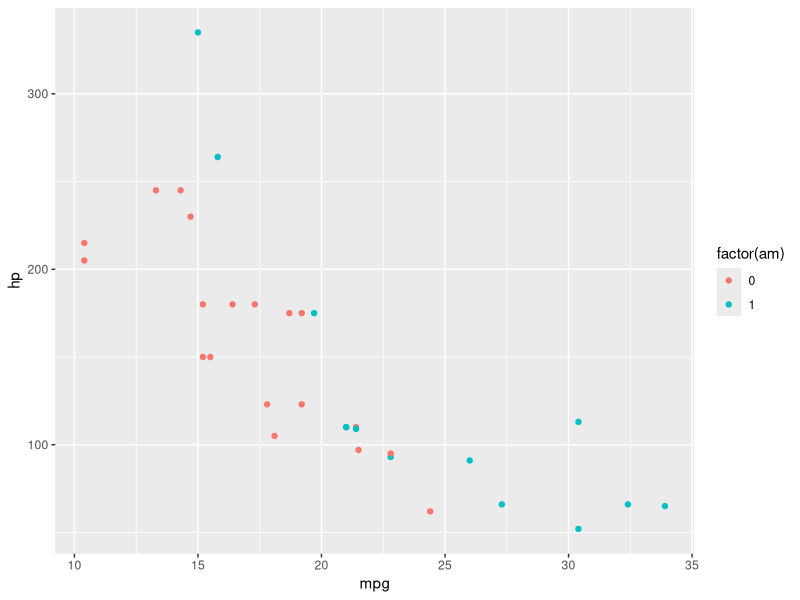
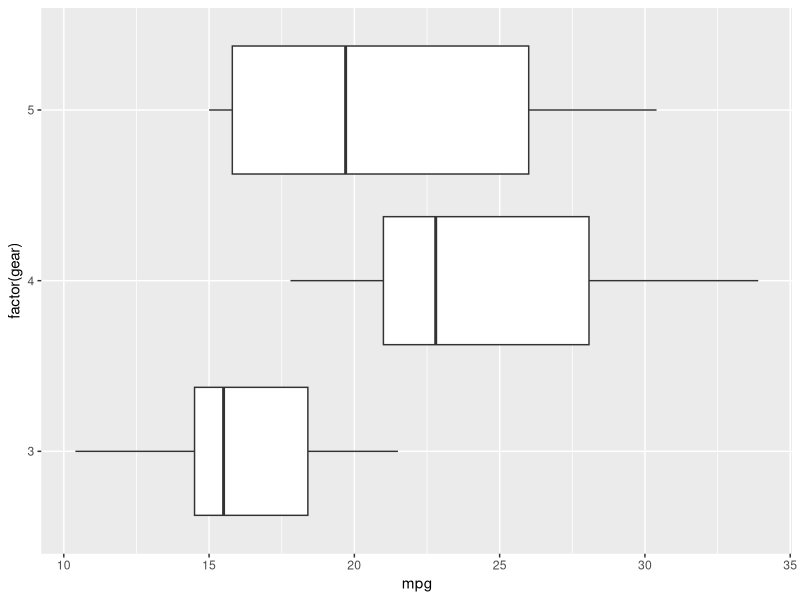
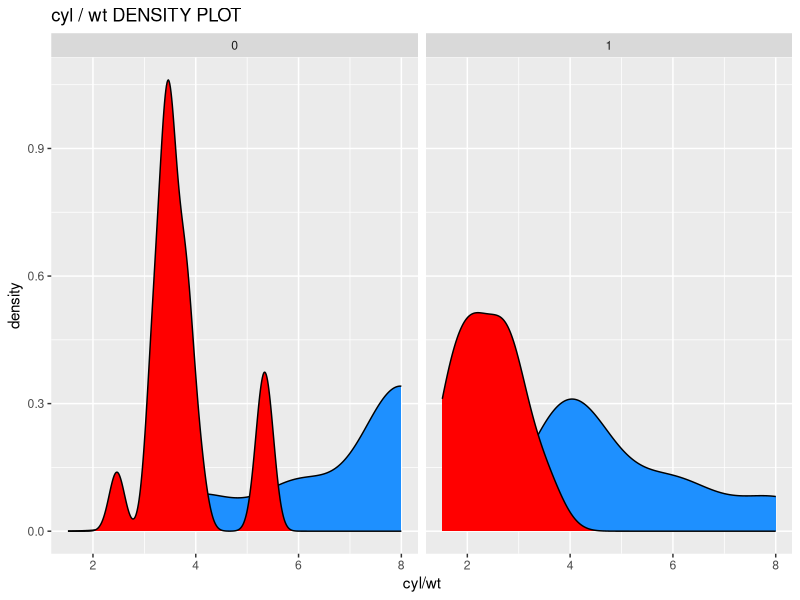

R code for these plots, in order:
#Illustrate the following with ggplot2 using mtcars data set

install.packages("ggplot2")
library("ggplot2")
data(mtcars)

#a)Make a Scatter plot of mpg vs. hp. Set color to am 

ggplot(mtcars,aes(x=mpg,y=hp))+geom_point(aes(color=factor(am)))

#b)Make a Box plot of mpg by number of gears
ggplot(mtcars,aes(x=mpg,y=factor(gear)))+geom_boxplot()

#c)Make a density plot: cyl vs wt,
#i)Facet it by am
#ii)Add a theme layer for the plot (graph title, background color etc)

ggplot(mtcars) + geom_density(aes(x=cyl),fill="dodgerblue")+
geom_density(aes(x=wt),fill="red")+
labs(title="cyl / wt DENSITY PLOT", x="cyl/wt")+facet_wrap(~ am)
